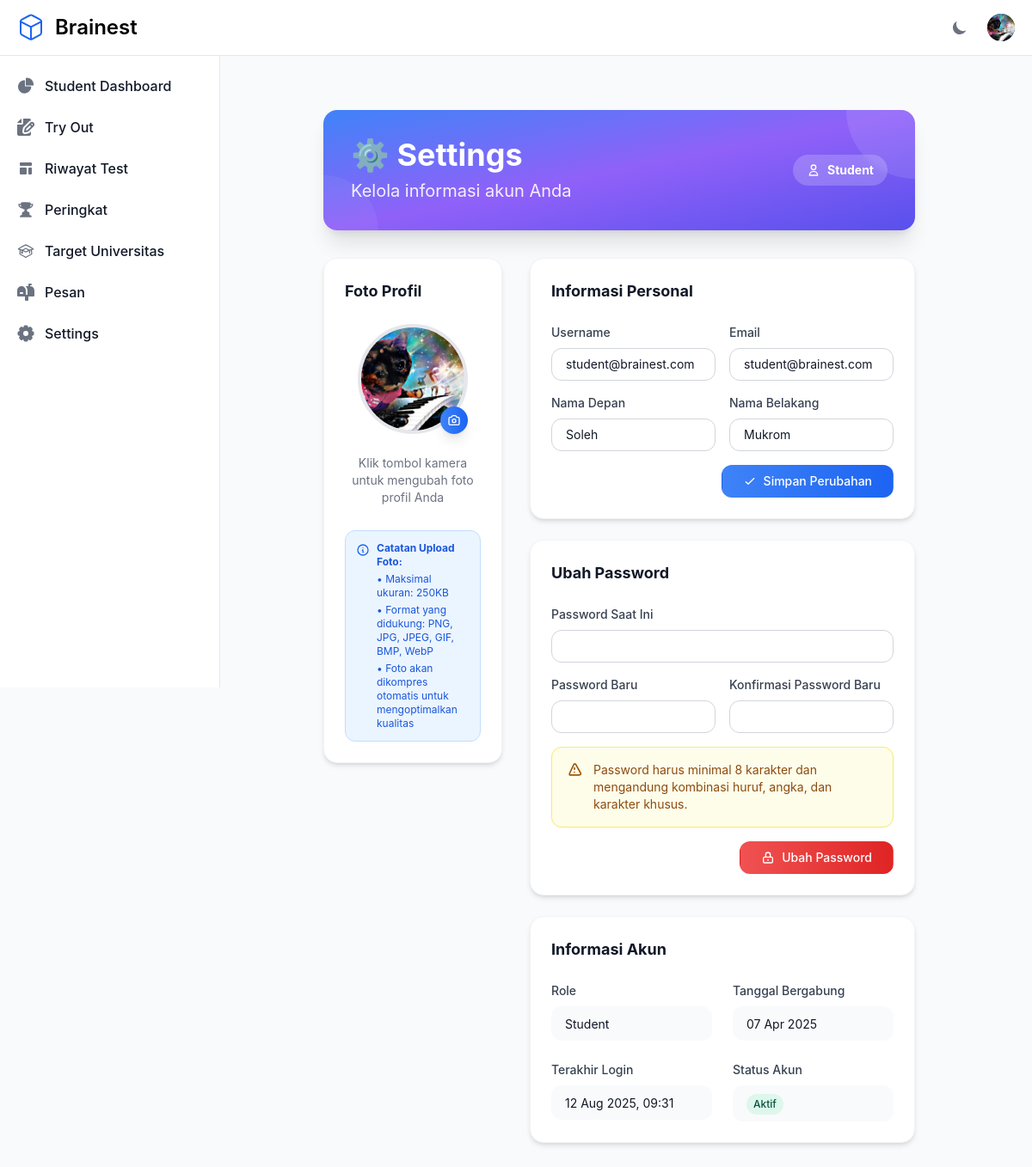
/settings/ (signed in), run on an earlier commit of the app's database.
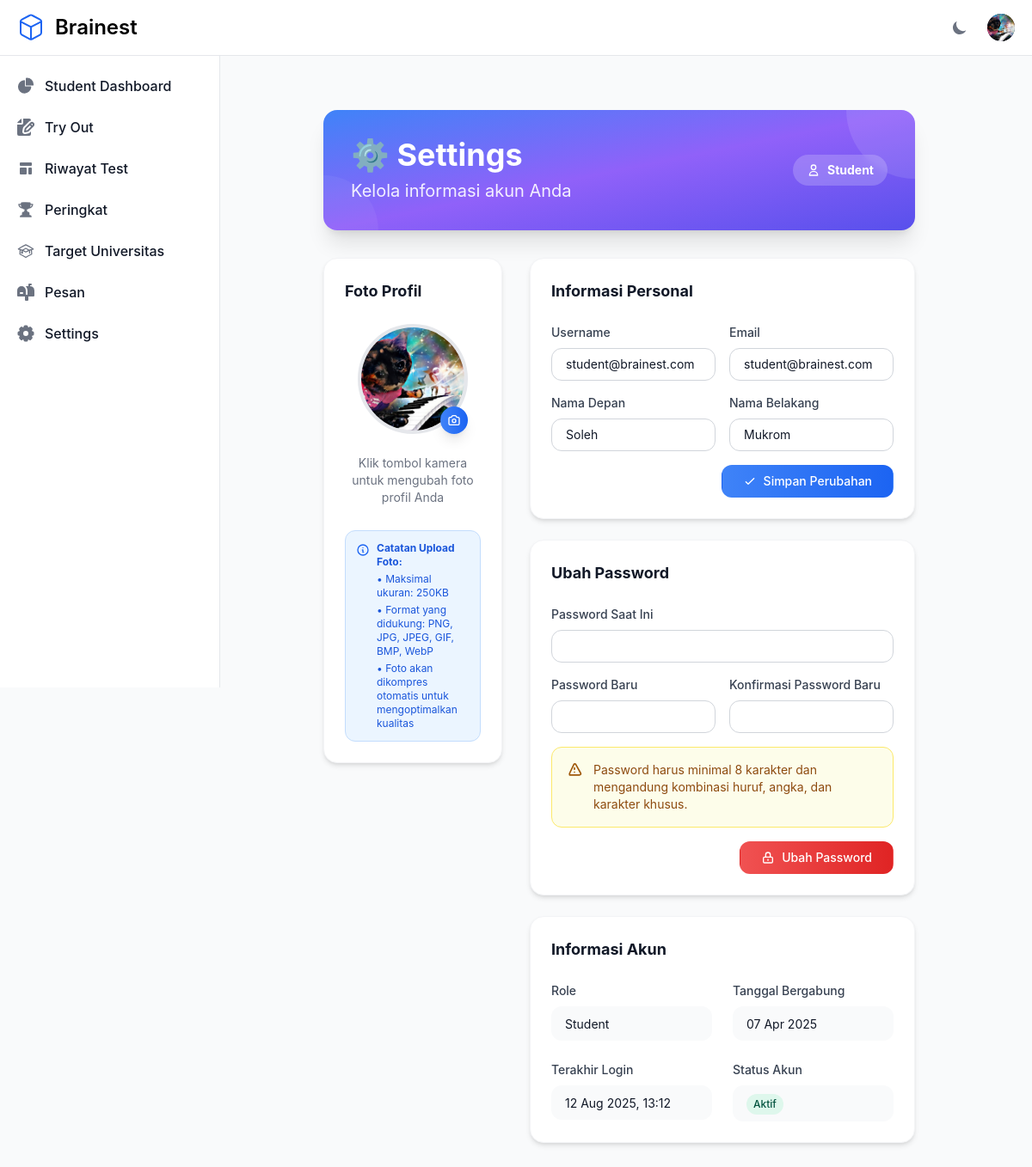
And on a later commit of the database.
### otosapp/models.py (models this page shows, shortened)
class User(AbstractUser):
    email = models.EmailField(unique=True)
    USERNAME_FIELD = 'email'
    REQUIRED_FIELDS = ['username']
    role = models.ForeignKey('Role', on_delete=models.SET_NULL, null=True)
    profile_picture = models.ImageField(upload_to='profile_pictures/', null=True, blank=True)
    groups = models.ManyToManyField(
        Group,
        related_name="custom_user_set",  # Add a custom related name here
        blank=True,
        help_text="The groups this user belongs to.",
        verbose_name="groups"
    )
    user_permissions = models.ManyToManyField(
        Permission,
        related_name="custom_user_permissions",  # Add a custom related name here
        blank=True,
        help_text="Specific permissions for this user.",
        verbose_name="user permissions"
    )
    def is_admin(self):
        return self.role and self.role.role_name == 'Admin'

class Role(models.Model):
    role_name = models.CharField(max_length=200, unique=True)

### otosapp/views.py (the view, shortened to what this page needs)
# urls.py: path('settings/', views.settings_view, name='settings'),
@login_required
def settings_view(request):
    from .forms import UserProfileForm, ProfilePictureForm, CustomPasswordChangeForm
    from django.contrib.auth import update_session_auth_hash
    context = {
        'user': request.user,
    }
    return render(request, 'settings.html', context)

### otosapp/context_processors.py (called while the page is built)
def sidebar_context(request):
    context = {}
    if request.user.is_authenticated and (request.user.is_superuser or request.user.is_admin()):
        pending_payments_count = PaymentProof.objects.filter(status='pending').count()
        context['pending_payments_count'] = pending_payments_count
    return context

### otosapp/templates/settings.html (shortened to what the changed rows need)
{% extends 'base.html' %}
{% block content %}
<div class="max-w-4xl mx-auto px-4 sm:px-6 lg:px-8 mt-8">
    <div class="bg-gradient-to-br from-blue-500 via-purple-500 to-indigo-600 rounded-2xl shadow-xl p-8 mb-8 text-white relative overflow-hidden">
        <div class="relative z-10">
            <div class="flex flex-col md:flex-row md:items-center md:justify-between">
                <div>
                    <h1 class="text-3xl md:text-4xl font-bold mb-2">⚙️ Settings</h1>
                </div>
                <div class="mt-4 md:mt-0">
                    <div class="inline-flex items-center px-4 py-2 rounded-full text-sm font-bold bg-white/20 backdrop-blur-sm">
                        <svg class="w-4 h-4 mr-2" fill="none" stroke="currentColor" stroke-width="2" viewBox="0 0 24 24">
                            <path stroke-linecap="round" stroke-linejoin="round" d="M16 7a4 4 0 11-8 0 4 4 0 018 0zM12 14a7 7 0 00-7 7h14a7 7 0 00-7-7z"></path>
                        </svg>
                        {{ user.role.role_name }}
                    </div>
                </div>
            </div>
        </div>
    </div>
    <div class="grid grid-cols-1 lg:grid-cols-3 gap-8">
        <div class="lg:col-span-1">
            <div class="bg-white dark:bg-gray-800 rounded-2xl shadow-md p-6 border border-gray-100 dark:border-gray-700">
                <div class="flex flex-col items-center">
                    <div class="relative mb-6">
                        {% if user.profile_picture %}
                            <img src="{{ user.profile_picture.url }}" alt="Profile Picture" class="w-32 h-32 rounded-full object-cover border-4 border-gray-200 dark:border-gray-600">
                        {% endif %}
                        <button type="button" onclick="document.getElementById('profile-picture-input').click()" class="absolute bottom-0 right-0 bg-gradient-to-r from-blue-500 to-blue-600 text-white p-2 rounded-full hover:from-blue-600 hover:to-blue-700 transition-all duration-200 shadow-lg">
                        </button>
                    </div>
                </div>
            </div>
        </div>
        <div class="lg:col-span-2 space-y-6">
            <div class="bg-white dark:bg-gray-800 rounded-2xl shadow-md p-6 border border-gray-100 dark:border-gray-700">
                <form method="post" class="space-y-4">
                    <div class="grid grid-cols-1 md:grid-cols-2 gap-4">
                        <div>
                            <label for="username" class="block text-sm font-medium text-gray-700 dark:text-gray-300 mb-2">Username</label>
                            <input type="text"
                                   id="username"
                                   name="username"
                                   value="{{ user.username }}"
                                   class="w-full px-4 py-2 border border-gray-300 dark:border-gray-600 rounded-xl text-sm focus:ring-2 focus:ring-blue-500 focus:border-transparent bg-white dark:bg-gray-700 text-gray-900 dark:text-white">
                        </div>
                        <div>
                            <label for="email" class="block text-sm font-medium text-gray-700 dark:text-gray-300 mb-2">Email</label>
                            <input type="email"
                                   id="email"
                                   name="email"
                                   value="{{ user.email }}"
                                   class="w-full px-4 py-2 border border-gray-300 dark:border-gray-600 rounded-xl text-sm focus:ring-2 focus:ring-blue-500 focus:border-transparent bg-white dark:bg-gray-700 text-gray-900 dark:text-white">
                        </div>
                    </div>
                    <div class="grid grid-cols-1 md:grid-cols-2 gap-4">
                        <div>
                            <label for="first_name" class="block text-sm font-medium text-gray-700 dark:text-gray-300 mb-2">Nama Depan</label>
                            <input type="text"
                                   id="first_name"
                                   name="first_name"
                                   value="{{ user.first_name }}"
                                   class="w-full px-4 py-2 border border-gray-300 dark:border-gray-600 rounded-xl text-sm focus:ring-2 focus:ring-blue-500 focus:border-transparent bg-white dark:bg-gray-700 text-gray-900 dark:text-white">
                        </div>
                        <div>
                            <label for="last_name" class="block text-sm font-medium text-gray-700 dark:text-gray-300 mb-2">Nama Belakang</label>
                            <input type="text"
                                   id="last_name"
                                   name="last_name"
                                   value="{{ user.last_name }}"
                                   class="w-full px-4 py-2 border border-gray-300 dark:border-gray-600 rounded-xl text-sm focus:ring-2 focus:ring-blue-500 focus:border-transparent bg-white dark:bg-gray-700 text-gray-900 dark:text-white">
                        </div>
                    </div>
                </form>
            </div>
            <div class="bg-white dark:bg-gray-800 rounded-2xl shadow-md p-6 border border-gray-100 dark:border-gray-700">
                <div class="grid grid-cols-1 md:grid-cols-2 gap-6">
                    <div>
                        <div class="px-4 py-2 bg-gray-50 dark:bg-gray-700 rounded-xl">
                            <span class="text-sm text-gray-900 dark:text-white">{{ user.role.role_name }}</span>
                        </div>
                    </div>
                    <div>
                        <div class="px-4 py-2 bg-gray-50 dark:bg-gray-700 rounded-xl">
                            <span class="text-sm text-gray-900 dark:text-white">{{ user.date_joined|date:"d M Y" }}</span>
                        </div>
                    </div>
                    <div>
                        <div class="px-4 py-2 bg-gray-50 dark:bg-gray-700 rounded-xl">
                            <span class="text-sm text-gray-900 dark:text-white">
                                {% if user.last_login %}
                                    {{ user.last_login|date:"d M Y, H:i" }}
                                {% else %}
                                    Belum pernah login
                                {% endif %}
                            </span>
                        </div>
                    </div>
                </div>
            </div>
        </div>
    </div>
</div>
{% endblock %}

### otosapp/templates/base.html (shortened to what this page needs)
{% load static %}
<!DOCTYPE html>
<html lang="en">
<head>
    <link rel="stylesheet" href="{% static 'src/output.css' %}">
</head>
<body class="min-h-screen bg-gray-50 dark:bg-gray-900">
    <nav class="fixed top-0 z-50 w-full bg-white border-b border-gray-200 dark:bg-gray-800 dark:border-gray-700">
        <div class="px-3 py-3 lg:px-5 lg:pl-3">
          <div class="flex items-center justify-between">
            <div class="flex items-center justify-start rtl:justify-end">
              <a href="{% url 'home' %}" class="flex ms-2 md:me-24 items-center">
                <span class="self-center text-xl font-semibold sm:text-2xl whitespace-nowrap dark:text-white">Brainest</span>
              </a>
            </div>
            <div class="flex items-center">
               <button id="theme-toggle" type="button" class="text-gray-500 dark:text-gray-400 hover:bg-gray-100 dark:hover:bg-gray-700 focus:outline-none focus:ring-4 focus:ring-gray-200 dark:focus:ring-gray-700 rounded-lg text-sm p-2.5">
                  <svg id="theme-toggle-dark-icon" class="hidden w-5 h-5" fill="currentColor" viewBox="0 0 20 20" xmlns="http://www.w3.org/2000/svg"><path d="M17.293 13.293A8 8 0 016.707 2.707a8.001 8.001 0 1010.586 10.586z"></path></svg>
              </button>
               {% if user.is_authenticated %}
                <div class="flex items-center ms-3">
                  <div class="relative">
                    <button type="button" class="flex text-sm bg-gray-800 rounded-full focus:ring-4 focus:ring-gray-300 dark:focus:ring-gray-600" aria-expanded="false" data-dropdown-toggle="dropdown-user">
                      {% if user.profile_picture %}
                        <img class="w-8 h-8 rounded-full object-cover" src="{{ user.profile_picture.url }}" alt="user photo">
                      {% endif %}
                    </button>
                  </div>
                </div>
                {% endif %}
              </div>
          </div>
        </div>
      </nav>
    {% if user.is_authenticated and request.path != '/otosapp/login/' and request.path != '/otosapp/register/' %}
    {% include 'sidebar.html' %}
    {% endif %}
    <div class="flex pt-16" >
        <main class="{% if user.is_authenticated and request.path != '/otosapp/login/' and request.path != '/otosapp/register/' %}sm:pl-64{% endif %} flex-grow container mx-auto px-4 py-8">
            {% block content %}{% endblock %}
        </main>
    </div>
</body>
</html>

What changed in the data, as far as the page shows it:
changed User "student@brainest.com": last_login "12 Aug 2025, 09:31" → "12 Aug 2025, 13:12"
